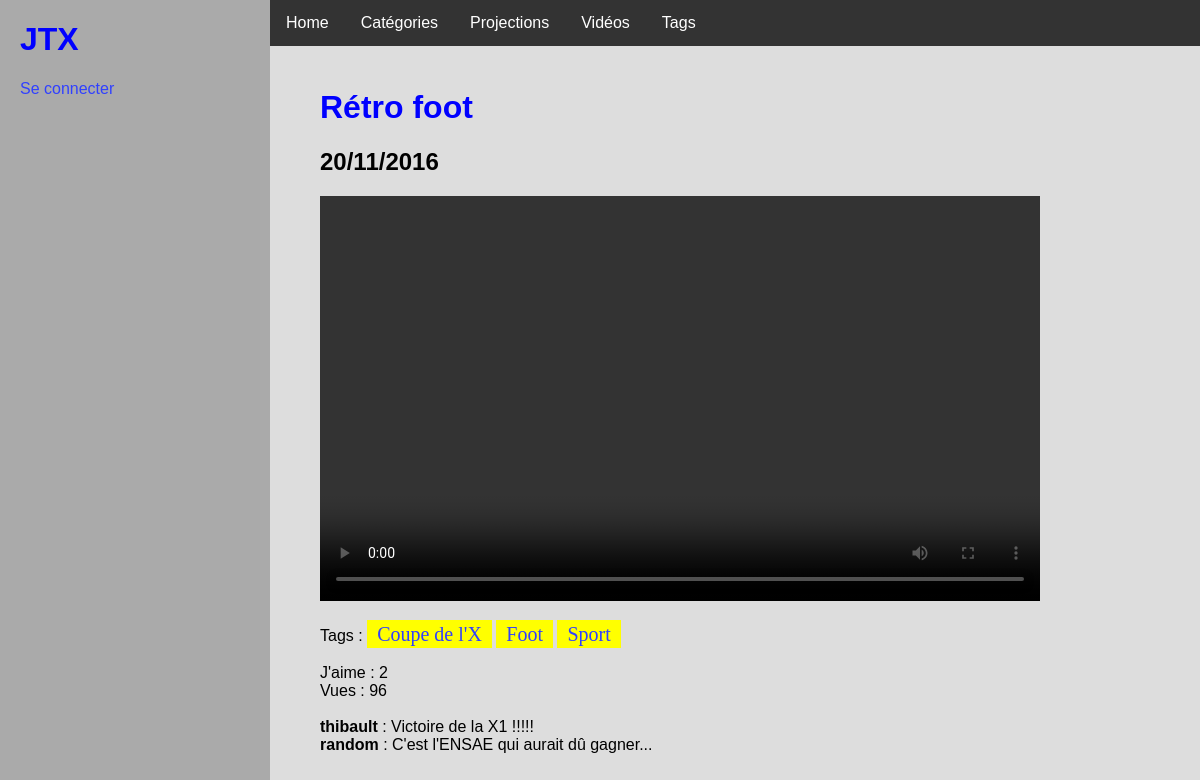
Screenshot of /video/2/ with the database file from the repository.
### videos/models.py (models this page shows, shortened)
class Video(models.Model):
    titre = models.CharField(max_length=100)
    date = models.DateField(default=datetime.date.today)
    url = models.CharField(max_length=1000)
    extension = models.CharField(max_length=4, default="mp4")
    views = models.IntegerField(default=0)
    public = models.BooleanField(default=False)

class Relation_tag(models.Model):
    tag = models.ForeignKey(Tag)
    video = models.ForeignKey(Video)

class Tag(models.Model):
    titre = models.CharField(max_length=100)

class Relation_comment(models.Model):
    comment = models.CharField(max_length=1000)
    video = models.ForeignKey(Video)
    date = models.DateTimeField(auto_now_add = True)
    author = models.ForeignKey(User)

### videos/views.py (the view)
# urls.py: url(r'^video/(?P<video_id>[0-9]+)/$', views.video, name='video'),
def video(request, video_id):
    video = get_object_or_404(Video, pk=video_id)
    if video.public or request.user.is_authenticated:
        video.views += 1
        video.save()
        n = Favorite.objects.filter(video = video).count()
        favorite = False
        if request.user.is_authenticated:
            user = request.user
            favorite = Favorite.objects.filter(user = user, video = video).exists()
        context = {
            'video': video,
            'favorite': favorite,
            'nb_jaimes': n,
        }
        return render(request, 'video.html', context)
    return index(request)

### videos/templates/video.html (shortened to what this page needs)
{% extends 'base.html' %}
{% block body %}
{% if video %}
{% load static %}
  <h1>{{ video.titre }}</h1>
  <h2>{{ video.date|date:"d/m/Y" }}</h2>
	<video width="720px" height="405px" controls autoplay>
        <source src="{% static 'videos/' %}{{video.url}}.{{video.extension}}" type="video/mp4">
	</video>
  <br/>
  <br/>
  Tags :
  {% for r in video.relation_tag_set.all %}
    <a class="tag" href="{% url 'videos:tag' r.tag.id 1 %}">{{ r.tag.titre }}</a>
  {% endfor %}
    <br/>
    <br/>
    J'aime : {{ nb_jaimes }} <br/>
    Vues : {{ video.views }}
  <br/>
{% for r in video.relation_comment_set.all %}
    <br/>
    <strong>{{ r.author.username }}</strong> :
    {{ r.comment }}
{% endfor %}
{% endif %}
{% endblock %}

### videos/static/style.css (style rules this page uses)
* { font-family: Arial; }
body { padding: 0; margin: 0; background-color: #DDDDDD; }
.tag { font-family: 'Comic Sans MS'; font-size: 20px; padding-top: 3px; padding-bottom: 3px; padding-left: 10px; padding-right:10px; background-color: yellow; }
h1 { color: blue; }
a { color: #3040FF; text-decoration: none; }

### rows the page displays
Video: titre "Rétro foot", date "20/11/2016", views "96"
Relation_tag: tag.titre "Coupe de l'X"
Relation_tag: tag.titre "Foot"
Relation_tag: tag.titre "Sport"
Relation_comment: author.username "thibault", comment "Victoire de la X1 !!!!!"
Relation_comment: author.username "random", comment "C'est l'ENSAE qui aurait dû gagner..."

### other values shown
{{ nb_jaimes }} "2"
